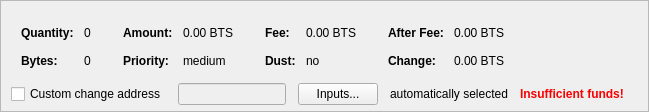
    <widget class="QFrame" name="frameCoinControl">
     <property name="sizePolicy">
      <sizepolicy hsizetype="Expanding" vsizetype="Expanding">
       <horstretch>0</horstretch>
       <verstretch>0</verstretch>
      </sizepolicy>
     </property>
     <property name="maximumSize">
      <size>
       <width>16777215</width>
       <height>16777215</height>
      </size>
     </property>
     <property name="frameShape">
      <enum>QFrame::StyledPanel</enum>
     </property>
     <property name="frameShadow">
      <enum>QFrame::Sunken</enum>
     </property>
     <layout class="QVBoxLayout" name="verticalLayoutCoinControl2">
      <property name="spacing">
       <number>0</number>
      </property>
      <property name="leftMargin">
       <number>0</number>
      </property>
      <property name="topMargin">
       <number>0</number>
      </property>
      <property name="rightMargin">
       <number>0</number>
      </property>
      <property name="bottomMargin">
       <number>6</number>
      </property>
      <item>
       <layout class="QVBoxLayout" name="verticalLayoutCoinControl" stretch="0,0,0">
        <property name="spacing">
         <number>0</number>
        </property>
        <property name="leftMargin">
         <number>10</number>
        </property>
        <property name="topMargin">
         <number>10</number>
        </property>
        <item>
         <layout class="QHBoxLayout" name="horizontalLayoutCoinControl2" stretch="0">
          <property name="spacing">
           <number>8</number>
          </property>
          <property name="bottomMargin">
           <number>10</number>
          </property>
          <item>
           <spacer name="horizontalSpacerCoinControl">
            <property name="orientation">
             <enum>Qt::Horizontal</enum>
            </property>
            <property name="sizeHint" stdset="0">
             <size>
              <width>40</width>
              <height>1</height>
             </size>
            </property>
           </spacer>
          </item>
         </layout>
        </item>
        <item>
         <widget class="QWidget" name="widgetCoinControl" native="true">
          <property name="sizePolicy">
           <sizepolicy hsizetype="Preferred" vsizetype="Preferred">
            <horstretch>0</horstretch>
            <verstretch>0</verstretch>
           </sizepolicy>
          </property>
          <property name="minimumSize">
           <size>
            <width>0</width>
            <height>0</height>
           </size>
          </property>
          <property name="styleSheet">
           <string notr="true"/>
          </property>
          <layout class="QHBoxLayout" name="horizontalLayoutCoinControl5">
           <property name="leftMargin">
            <number>0</number>
           </property>
           <property name="topMargin">
            <number>0</number>
           </property>
           <property name="rightMargin">
            <number>0</number>
           </property>
           <property name="bottomMargin">
            <number>0</number>
           </property>
           <item>
            <layout class="QHBoxLayout" name="horizontalLayoutCoinControl3" stretch="0,0,0,1">
             <property name="spacing">
              <number>20</number>
             </property>
             <property name="topMargin">
              <number>0</number>
             </property>
             <property name="bottomMargin">
              <number>10</number>
             </property>
             <item>
              <layout class="QFormLayout" name="formLayoutCoinControl1">
               <property name="horizontalSpacing">
                <number>10</number>
               </property>
               <property name="verticalSpacing">
                <number>14</number>
               </property>
               <property name="leftMargin">
                <number>10</number>
               </property>
               <property name="topMargin">
                <number>4</number>
               </property>
               <property name="rightMargin">
                <number>6</number>
               </property>
               <item row="0" column="0">
                <widget class="QLabel" name="labelCoinControlQuantityText">
                 <property name="font">
                  <font>
                   <weight>75</weight>
                   <bold>true</bold>
                  </font>
                 </property>
                 <property name="text">
                  <string>Quantity:</string>
                 </property>
                 <property name="margin">
                  <number>0</number>
                 </property>
                </widget>
               </item>
               <item row="0" column="1">
                <widget class="QLabel" name="labelCoinControlQuantity">
                 <property name="cursor">
                  <cursorShape>IBeamCursor</cursorShape>
                 </property>
                 <property name="contextMenuPolicy">
                  <enum>Qt::ActionsContextMenu</enum>
                 </property>
                 <property name="text">
                  <string notr="true">0</string>
                 </property>
                 <property name="margin">
                  <number>0</number>
                 </property>
                 <property name="textInteractionFlags">
                  <set>Qt::LinksAccessibleByMouse|Qt::TextSelectableByKeyboard|Qt::TextSelectableByMouse</set>
                 </property>
                </widget>
               </item>
               <item row="1" column="0">
                <widget class="QLabel" name="labelCoinControlBytesText">
                 <property name="font">
                  <font>
                   <weight>75</weight>
                   <bold>true</bold>
                  </font>
                 </property>
                 <property name="text">
                  <string>Bytes:</string>
                 </property>
                </widget>
               </item>
               <item row="1" column="1">
                <widget class="QLabel" name="labelCoinControlBytes">
                 <property name="cursor">
                  <cursorShape>IBeamCursor</cursorShape>
                 </property>
                 <property name="contextMenuPolicy">
                  <enum>Qt::ActionsContextMenu</enum>
                 </property>
                 <property name="text">
                  <string notr="true">0</string>
                 </property>
                 <property name="textInteractionFlags">
                  <set>Qt::LinksAccessibleByMouse|Qt::TextSelectableByKeyboard|Qt::TextSelectableByMouse</set>
                 </property>
                </widget>
               </item>
              </layout>
             </item>
             <item>
              <layout class="QFormLayout" name="formLayoutCoinControl2">
               <property name="horizontalSpacing">
                <number>10</number>
               </property>
               <property name="verticalSpacing">
                <number>14</number>
               </property>
               <property name="leftMargin">
                <number>6</number>
               </property>
               <property name="topMargin">
                <number>4</number>
               </property>
               <property name="rightMargin">
                <number>6</number>
               </property>
               <item row="0" column="0">
                <widget class="QLabel" name="labelCoinControlAmountText">
                 <property name="font">
                  <font>
                   <weight>75</weight>
                   <bold>true</bold>
                  </font>
                 </property>
                 <property name="text">
                  <string>Amount:</string>
                 </property>
                 <property name="margin">
                  <number>0</number>
                 </property>
                </widget>
               </item>
               <item row="0" column="1">
                <widget class="QLabel" name="labelCoinControlAmount">
                 <property name="cursor">
                  <cursorShape>IBeamCursor</cursorShape>
                 </property>
                 <property name="contextMenuPolicy">
                  <enum>Qt::ActionsContextMenu</enum>
                 </property>
                 <property name="text">
                  <string notr="true">0.00 BTS</string>
                 </property>
                 <property name="textInteractionFlags">
                  <set>Qt::LinksAccessibleByMouse|Qt::TextSelectableByKeyboard|Qt::TextSelectableByMouse</set>
                 </property>
                </widget>
               </item>
               <item row="1" column="0">
                <widget class="QLabel" name="labelCoinControlPriorityText">
                 <property name="font">
                  <font>
                   <weight>75</weight>
                   <bold>true</bold>
                  </font>
                 </property>
                 <property name="text">
                  <string>Priority:</string>
                 </property>
                </widget>
               </item>
               <item row="1" column="1">
                <widget class="QLabel" name="labelCoinControlPriority">
                 <property name="cursor">
                  <cursorShape>IBeamCursor</cursorShape>
                 </property>
                 <property name="contextMenuPolicy">
                  <enum>Qt::ActionsContextMenu</enum>
                 </property>
                 <property name="text">
                  <string notr="true">medium</string>
                 </property>
                 <property name="textInteractionFlags">
                  <set>Qt::LinksAccessibleByMouse|Qt::TextSelectableByKeyboard|Qt::TextSelectableByMouse</set>
                 </property>
                </widget>
               </item>
              </layout>
             </item>
             <item>
              <layout class="QFormLayout" name="formLayoutCoinControl3">
               <property name="horizontalSpacing">
                <number>10</number>
               </property>
               <property name="verticalSpacing">
                <number>14</number>
               </property>
               <property name="leftMargin">
                <number>6</number>
               </property>
               <property name="topMargin">
                <number>4</number>
               </property>
               <property name="rightMargin">
                <number>6</number>
               </property>
               <item row="0" column="0">
                <widget class="QLabel" name="labelCoinControlFeeText">
                 <property name="font">
                  <font>
                   <weight>75</weight>
                   <bold>true</bold>
                  </font>
                 </property>
                 <property name="text">
                  <string>Fee:</string>
                 </property>
                 <property name="margin">
                  <number>0</number>
                 </property>
                </widget>
               </item>
               <item row="0" column="1">
                <widget class="QLabel" name="labelCoinControlFee">
                 <property name="cursor">
                  <cursorShape>IBeamCursor</cursorShape>
                 </property>
                 <property name="contextMenuPolicy">
                  <enum>Qt::ActionsContextMenu</enum>
                 </property>
                 <property name="text">
                  <string notr="true">0.00 BTS</string>
                 </property>
                 <property name="textInteractionFlags">
                  <set>Qt::LinksAccessibleByMouse|Qt::TextSelectableByKeyboard|Qt::TextSelectableByMouse</set>
                 </property>
                </widget>
               </item>
               <item row="1" column="0">
                <widget class="QLabel" name="labelCoinControlLowOutputText">
                 <property name="font">
                  <font>
                   <weight>75</weight>
                   <bold>true</bold>
                  </font>
                 </property>
                 <property name="text">
                  <string>Dust:</string>
                 </property>
                </widget>
               </item>
               <item row="1" column="1">
                <widget class="QLabel" name="labelCoinControlLowOutput">
                 <property name="cursor">
                  <cursorShape>IBeamCursor</cursorShape>
                 </property>
                 <property name="contextMenuPolicy">
                  <enum>Qt::ActionsContextMenu</enum>
                 </property>
                 <property name="text">
                  <string notr="true">no</string>
                 </property>
                 <property name="textInteractionFlags">
                  <set>Qt::LinksAccessibleByMouse|Qt::TextSelectableByKeyboard|Qt::TextSelectableByMouse</set>
                 </property>
                </widget>
               </item>
              </layout>
             </item>
             <item>
              <layout class="QFormLayout" name="formLayoutCoinControl4">
               <property name="horizontalSpacing">
                <number>10</number>
               </property>
               <property name="verticalSpacing">
                <number>14</number>
               </property>
               <property name="leftMargin">
                <number>6</number>
               </property>
               <property name="topMargin">
                <number>4</number>
               </property>
               <property name="rightMargin">
                <number>6</number>
               </property>
               <item row="0" column="0">
                <widget class="QLabel" name="labelCoinControlAfterFeeText">
                 <property name="font">
                  <font>
                   <weight>75</weight>
                   <bold>true</bold>
                  </font>
                 </property>
                 <property name="text">
                  <string>After Fee:</string>
                 </property>
                 <property name="margin">
                  <number>0</number>
                 </property>
                </widget>
               </item>
               <item row="0" column="1">
                <widget class="QLabel" name="labelCoinControlAfterFee">
                 <property name="cursor">
                  <cursorShape>IBeamCursor</cursorShape>
                 </property>
                 <property name="contextMenuPolicy">
                  <enum>Qt::ActionsContextMenu</enum>
                 </property>
                 <property name="text">
                  <string notr="true">0.00 BTS</string>
                 </property>
                 <property name="textInteractionFlags">
                  <set>Qt::LinksAccessibleByMouse|Qt::TextSelectableByKeyboard|Qt::TextSelectableByMouse</set>
                 </property>
                </widget>
               </item>
               <item row="1" column="0">
                <widget class="QLabel" name="labelCoinControlChangeText">
                 <property name="font">
                  <font>
                   <weight>75</weight>
                   <bold>true</bold>
                  </font>
                 </property>
                 <property name="text">
                  <string>Change:</string>
                 </property>
                </widget>
               </item>
               <item row="1" column="1">
                <widget class="QLabel" name="labelCoinControlChange">
                 <property name="cursor">
                  <cursorShape>IBeamCursor</cursorShape>
                 </property>
                 <property name="contextMenuPolicy">
                  <enum>Qt::ActionsContextMenu</enum>
                 </property>
                 <property name="text">
                  <string notr="true">0.00 BTS</string>
                 </property>
                 <property name="textInteractionFlags">
                  <set>Qt::LinksAccessibleByMouse|Qt::TextSelectableByKeyboard|Qt::TextSelectableByMouse</set>
                 </property>
                </widget>
               </item>
              </layout>
             </item>
            </layout>
           </item>
          </layout>
         </widget>
        </item>
        <item>
         <layout class="QHBoxLayout" name="horizontalLayoutCoinControl4" stretch="0,0,0,0,0,0">
          <property name="spacing">
           <number>12</number>
          </property>
          <property name="sizeConstraint">
           <enum>QLayout::SetDefaultConstraint</enum>
          </property>
          <property name="topMargin">
           <number>5</number>
          </property>
          <property name="rightMargin">
           <number>5</number>
          </property>
          <item>
           <widget class="QCheckBox" name="checkBoxCoinControlChange">
            <property name="toolTip">
             <string>If this is activated, but the change address is empty or invalid, change will be sent to a newly generated address.</string>
            </property>
            <property name="text">
             <string>Custom change address</string>
            </property>
           </widget>
          </item>
          <item>
           <widget class="QValidatedLineEdit" name="lineEditCoinControlChange">
            <property name="enabled">
             <bool>false</bool>
            </property>
            <property name="sizePolicy">
             <sizepolicy hsizetype="Expanding" vsizetype="Fixed">
              <horstretch>0</horstretch>
              <verstretch>0</verstretch>
             </sizepolicy>
            </property>
           </widget>
          </item>
          <item>
           <widget class="QPushButton" name="pushButtonCoinControl">
            <property name="styleSheet">
             <string notr="true"/>
            </property>
            <property name="text">
             <string>Inputs...</string>
            </property>
            <property name="autoDefault">
             <bool>false</bool>
            </property>
           </widget>
          </item>
          <item>
           <widget class="QLabel" name="labelCoinControlAutomaticallySelected">
            <property name="text">
             <string>automatically selected</string>
            </property>
            <property name="margin">
             <number>5</number>
            </property>
           </widget>
          </item>
          <item>
           <widget class="QLabel" name="labelCoinControlInsuffFunds">
            <property name="font">
             <font>
              <weight>75</weight>
              <bold>true</bold>
             </font>
            </property>
            <property name="styleSheet">
             <string notr="true">color:red;font-weight:bold;</string>
            </property>
            <property name="text">
             <string>Insufficient funds!</string>
            </property>
            <property name="margin">
             <number>5</number>
            </property>
           </widget>
          </item>
          <item>
           <widget class="QLabel" name="labelCoinControlChangeLabel">
            <property name="sizePolicy">
             <sizepolicy hsizetype="Preferred" vsizetype="Expanding">
              <horstretch>0</horstretch>
              <verstretch>0</verstretch>
             </sizepolicy>
            </property>
            <property name="minimumSize">
             <size>
              <width>0</width>
              <height>0</height>
             </size>
            </property>
            <property name="text">
             <string/>
            </property>
            <property name="margin">
             <number>3</number>
            </property>
           </widget>
          </item>
         </layout>
        </item>
       </layout>
      </item>
     </layout>
    </widget>
